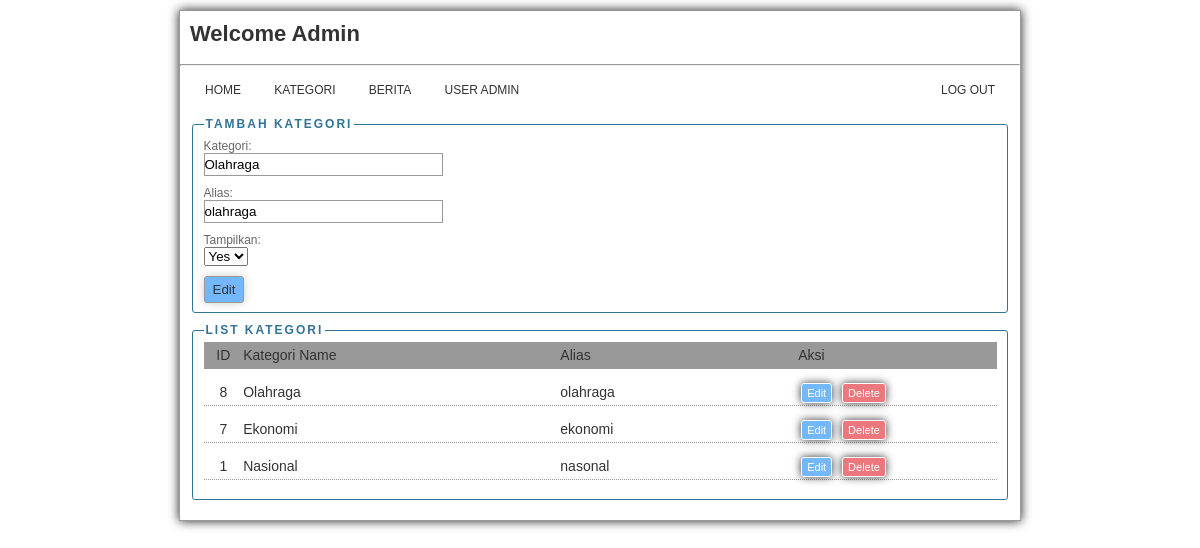
Screenshot of /portalberita/admin/?mod=kategori&act=edit&id=8 (signed in) with the database file from the repository.
### tables this page shows
CREATE TABLE `kategori` (
  `ID` int(5) NOT NULL,
  `Kategori` varchar(100) NOT NULL,
  `alias` varchar(50) NOT NULL,
  `Terbit` varchar(1) NOT NULL
);

### portalberita/admin/kategori.php (the view, shortened to what this page needs)
<?php
if (isset($_GET['act']) && $_GET['act'] == 'edit') {
	$id = (int)$_GET['id'];
	global $connect;
	$sql = mysqli_query($connect,"SELECT * FROM kategori WHERE ID = '$id' ");
	while($r = mysqli_fetch_array($sql)) {
		extract($r);
		$kategori = $Kategori;
		$alias = $alias;
		$terbit = $Terbit;
		$ID = $ID;
	}
}
?>
<div class="w100">
	<form action="./?mod=kategori" method="POST">
		<fieldset>
			<legend>Tambah Kategori</legend>
			<div class="formnama w30">Kategori:<br>
			<input type="text" name="kategori" placeholder="Nama Kategori" value="<?=(isset($kategori) ? $kategori : '');?>" class="form100">
			</div>
			<div class="formnama w30">Alias:<br>
			<input type="text" name="alias" placeholder="Alias" value="<?=(isset($alias) ? $alias : '');?>" class="form100">
			</div>
			<div class="formnama w30">Tampilkan:<br>
				<select name="terbit">
					<option value="1" <?=((isset($terbit) && $terbit==1) ? 'selected' : ''); ?>>Yes</option>
				</select>
			</div>
			<input type="submit" name="<?=(isset($ID) ? 'editkategori' : 'tambahkategori');?>" value="<?=(isset($ID) ? 'Edit' : 'Tambah');?>" class="btn-primary">
		</fieldset>
	</form>
</div>
<div class="w100">
		<fieldset>
			<legend>List Kategori</legend>
			<div class="w100 fl list bg_dark">
				<div class="w5 fl center">ID</div>
				<div class="w40 fl">Kategori Name</div>
				<div class="w30 fl">Alias</div>
				<div class="w20 fl">Aksi</div>
			</div>
			<?php
			global $connect;
			$sql = mysqli_query($connect,"SELECT * FROM kategori ORDER BY ID DESC");
			while($r = mysqli_fetch_array($sql)){
				extract($r);
			?>
			<div class="w100 fl list">
				<div class="w5 fl center"><?=$ID?></div>
				<div class="w40 fl"><?=$Kategori?></div>
				<div class="w30 fl"><?=$alias?></div>
				<div class="w20 fl">
					<a href="./?mod=kategori&act=edit&id=<?=$ID?>" class="btn btn-primary small">Edit</a> <a href="./?mod=kategori&act=hapus&id=<?=$ID?>" class="btn btn-red small">Delete</a>
				</div>
			</div>
			<?php
			}
			 ?>
		</fieldset>
</div>

### portalberita/assets/style.css (style rules this page uses)
body { margin:0; padding:0; background: #fff; font-family: arial, sans-serif; font-size: 14px; color: #333; }
a { text-decoration: none; color: #666666 }
.small { font-size:11px; }
.center { text-align: center; }
.fl { float: left; }
.w100 { width: 100%; }
.w40 { width: 40%; }
.w30 { width: 30%; }
.w20 { width: 20%; }
.w5 { width: 5%; }
.bg_dark { background: #999; }
.formnama { font-size: 12px; color: #666; margin: 3px 0 10px 0; }
input[type="text"].form100 { width: 100%; }
input[type="text"] { padding: 3px 0; border: 1px solid #999; }
input[type="submit"] { box-shadow: 0px 0px 10px #ccc; border: 1px solid #999; padding: 5px 8px; color:#333; box-sizing: border-box; border-radius:3px; }
legend { font-size: 12px; color: #317497; font-weight: 700; text-transform: uppercase; letter-spacing: 2px; }
fieldset { border: 1px solid #317497; border-radius: 3px; margin-bottom: 10px; }
.list { margin: 0 0 10px 0; padding: 5px 0; border-bottom: 1px dotted #999; }
.btn { padding: 3px 5px; margin: 0px 3px; border-radius:3px; border:1px solid #FFF; box-sizing: border-box; box-shadow: 0px 0px 8px #333; }
.btn-primary { background: #73b7fc; color: #FFF; }
.btn-red { background: #ec787e; color: #FFF; }

### rows the page displays
kategori: kategori "Olahraga", alias "olahraga", terbit "Yes", ID "8", Kategori "Olahraga"
kategori: ID "7", Kategori "Ekonomi", alias "ekonomi"
kategori: ID "1", Kategori "Nasional", alias "nasonal"
